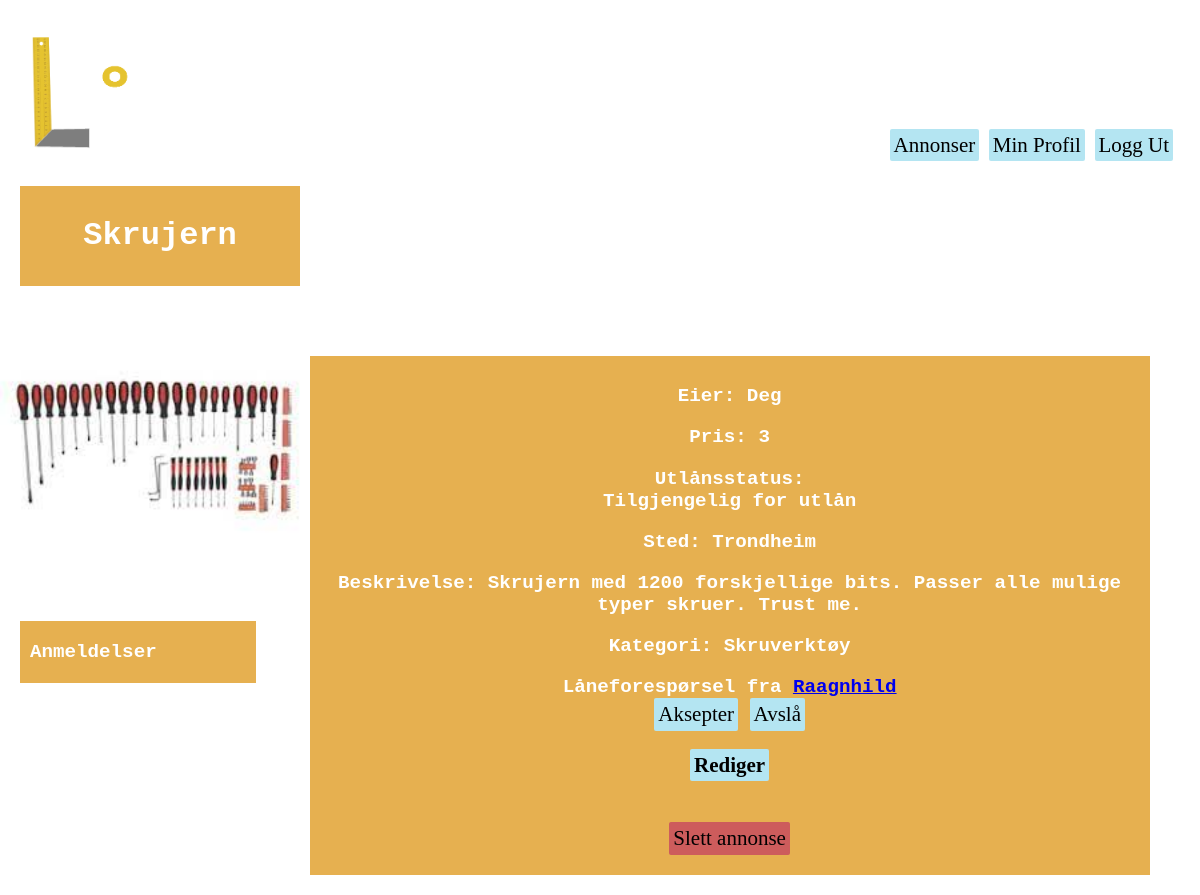
Screenshot of /homepage/listing/59 (signed in) with the database file from the repository.
### homepage/models.py (models this page shows, shortened)
class Listing(models.Model):
    owner = models.ForeignKey(User, verbose_name = 'User', on_delete=models.CASCADE, null=True) #user burde kanskje endres til settings.AUTH_USER_MODEL. må i så fall django.conf import settings
    title = models.CharField(max_length=50, verbose_name="Tittel")
    image = models.ImageField(upload_to='images/', null=True)
    loaned = models.BooleanField(default=False, verbose_name="Utlånt?")
    price = models.PositiveSmallIntegerField(verbose_name='Pris', default=0)
    location = models.CharField(max_length=100, verbose_name="Sted") #burde kanskje være annet enn CharField. Gjør det vanskelig å sortere etter denne attributten
    description = models.TextField(verbose_name="Beskrivelse")
    wantToLoan = models.BooleanField(default=False, verbose_name="Ønskes lånt?")
    SW = 1
    PT = 2
    WD = 3
    CT = 4
    SV = 5
    BO = 6
    OT = 7
    CATEGORY_CHOICES = (
        (SW, 'Saging'),
        (PT, 'Maling'),
        (WD, 'Sveising'),
        (CT, 'Kutt/Kapping'),
        (SV, 'Skruverktøy'),
        (BO, 'Slagverktøy'),
        (OT, 'Annet'),
    )
    category = models.PositiveSmallIntegerField(
        choices = CATEGORY_CHOICES,
        default = OT,
        verbose_name="Kategori",
    )

class AgreementRequest(models.Model):
    owner = models.ForeignKey(User, verbose_name = "Eier",  related_name="agreement_req_owner", on_delete=models.CASCADE, null=False)
    loaner = models.ForeignKey(User, verbose_name = "Låner", related_name="agreement_req_loaner", on_delete=models.CASCADE, null=False)
    listing = models.ForeignKey(Listing, related_name = "agreement_req_listing", on_delete=models.CASCADE)
    objects = AgreementRequestManager()

### homepage/views.py (the view, shortened to what this page needs)
# urls.py: path('listing/<int:listing_id>', views.listing, name='listing'),
@login_required
def listing(request, listing_id):
    listing = get_object_or_404(Listing, pk = listing_id)
    agreementRequests = listing.agreement_req_listing.all() #forespørsler om å låne annonsen
    notRequested = True #hvorvidt annonsen ikke er forespurt
    loanedBy = None #blir satt til brukeren som evt har lånt objektet
    reviews = listing.review_set.all()
    alreadyReviewed = False
    totalReviewScore = 0
    averageReviewScore = 0
    for review in reviews:
        totalReviewScore += review.rating
        if review.user == request.user:
            alreadyReviewed = True
    if (reviews.count() != 0):
        averageReviewScore = totalReviewScore / reviews.count()
    if request.POST.get('accept_btn'):
        ag_req_pk = request.POST.get('ag_req_pk_field')
        agreement_request = AgreementRequest.objects.get(pk=ag_req_pk)
        createAgreement(listing, agreement_request)
        for request in agreementRequests:
            declineAgreement(agreement_request)
    elif request.POST.get('decline_btn'):
        ag_req_pk = request.POST.get('ag_req_pk_field')
        agreement_request = AgreementRequest.objects.get(pk=ag_req_pk)
        declineAgreement(agreement_request)
    myListing = False
    if listing.owner == request.user:
        myListing = True
        if listing.loaned:
            loanedBy = listing.agreement_listing.filter(owner=listing.owner, active=True)[0].loaner
        context = {'listing': listing, 'notRequested': notRequested, 'loanedBy': loanedBy, 'agreement_requests':agreementRequests, 'reviews':reviews, 'averageReviewScore':averageReviewScore}
        return render(request, 'homepage/my_listing.html', context)

### homepage/templates/homepage/my_listing.html (shortened to what this page needs)
{% extends "users/profileBase.html" %}
  {% block contentL %}
    <div class="yellowHeadingBox">
      <h1>{{listing.title}}</h1>
    </div>
    <div >
      <img src="{{listing.image.url}} " width="300px" height="300px" />
    </div>
    <div class="yellowNavBox">
    <div>
      <h5 style="color: white;">Anmeldelser</h5>
    </div>
    </div>
  {% endblock %}
{% block contentboxMid %}
      <p>Eier: Deg</a></p>
      <p>Pris: {{listing.price}}</p>
      <p>Utlånsstatus: <br>
        {% if listing.loaned %}
          <p>Utlånt til <a href="{% url 'users:profile' loanedBy %}">{{loanedBy}}</a></p>
        {% else %}
          Tilgjengelig for utlån
        {% endif %}
      </p>
      <p>Sted: {{listing.location}}</p>
      <p>Beskrivelse: {{listing.description}}</p>
      <p>Kategori: {{listing.get_category_display}}</p>
      {% for ag_req in agreement_requests %}
      <div>
        <div>
          <form action="{% url 'homepage:listing' listing.id%}" method="POST">
            Låneforespørsel fra <a href="{% url 'users:profile' ag_req.loaner %}">{{ag_req.loaner}}</a><br>
            <button type="submit" value="Click" name="accept_btn">Aksepter</button>
            <button type="submit" value="Click" name="decline_btn">Avslå</button>
          </form>
          <br>
        </div>
      </div>
    {% endfor %}
    <a href="{% url 'homepage:edit_listing' listing_id=listing.id %}" class="knapp">Rediger</a>
    <br>
    <br>
    <br>
    <form action="{% url 'homepage:remove_listing' listing.id %}" method="post" onsubmit="return confirm('Er du sikker på at du vil slette annonsen?')">
      <button type="submit" value = "Click" name="remove_list" style="background-color:indianred;">Slett annonse</button>
    </form>
{% endblock %}

### users/static/stylish.css (style rules this page uses)
.bg { margin: 0px; background-image: url("../static/img/standinBG2_r.jpg"); background-size: cover; height: 100%; min-height: 100vh; font-family: 'Courier New', Courier, monospace; }
h5 { color: rgb(0, 0, 0); font-size: larger; margin: 10px; margin-left: 0px; }
button, .knapp, .knappStor { background-color: rgb(180, 229, 242); padding: 4px; text-decoration: none; box-shadow: 2px; font-family: "Times New Roman", Times, serif; color: black; border: none; border-radius: 2px; font-size: 21px; }
.yellowHeadingBox { background-color: rgb(230,176,80); color: white; padding: 10px; margin-left: 20px; margin-bottom: 10px; }
.yellowNavBox { background-color: rgb(230,176,80); color: white; padding: 10px; margin-left: 20px; margin-top: 20px; margin-bottom: 10px; width: 18vw; text-align: left; }

### rows the page displays
Listing: title "Skrujern", image (picture), price "3", location "Trondheim", description "Skrujern med 1200 forskjellige bits. Passer alle mulige typer skruer. Trust me.", category "Skruverktøy"
AgreementRequest: loaner "Raagnhild"
